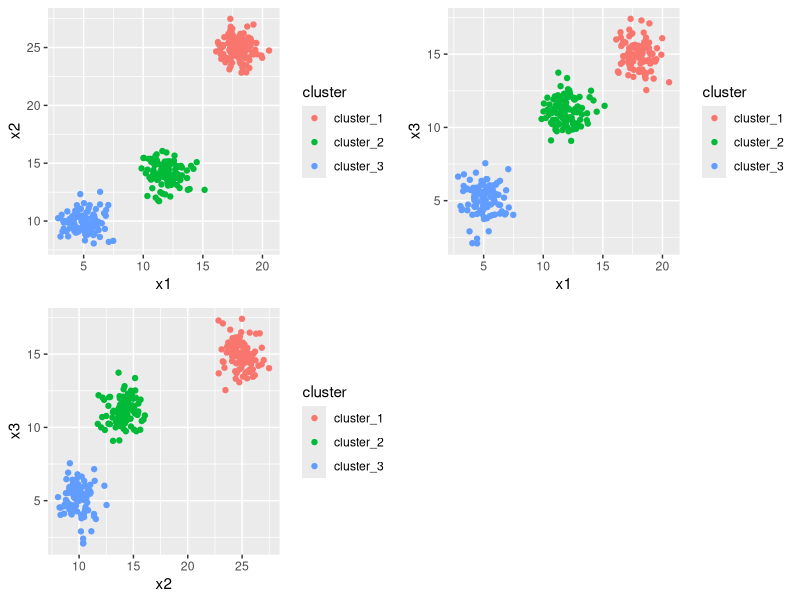

The R source for this figure:
stopifnot( require("tidyverse") )
stopifnot( require("ggplot2") )
stopifnot( require("cowplot") )

## Step 1: create some data...
cluster.n <- c(100,100,100)
cluster.mean <- list(x1=c(18,25,15),x2=c(12,14,11),x3=c(5,10,5))

make_cluster <- function(n,center_vector){
  dim = length(center_vector);
  names=paste0("x",1:dim)
  matrix( rnorm(n*dim,mean=c(center_vector) ),byrow = T,ncol=dim) %>% as_tibble() %>% set_names(names)
}

zz<-map2(cluster.mean,cluster.n, ~make_cluster(.y,.x)) %>% 
  map2_df(1:length(cluster.n),~mutate(.x,cluster=paste0("cluster_",.y))) %>%
  ## shuffle the data...
  sample_n(.,nrow(.))


## Step 2: plot the x1,x2,x3 data...
plot_grid( 
  zz %>% ggplot( aes(x=x1,y=x2,color=cluster)) +geom_point(),
       zz %>% ggplot( aes(x=x1,y=x3,color=cluster)) +geom_point(),
       zz %>% ggplot( aes(x=x2,y=x3,color=cluster)) +geom_point()
)

